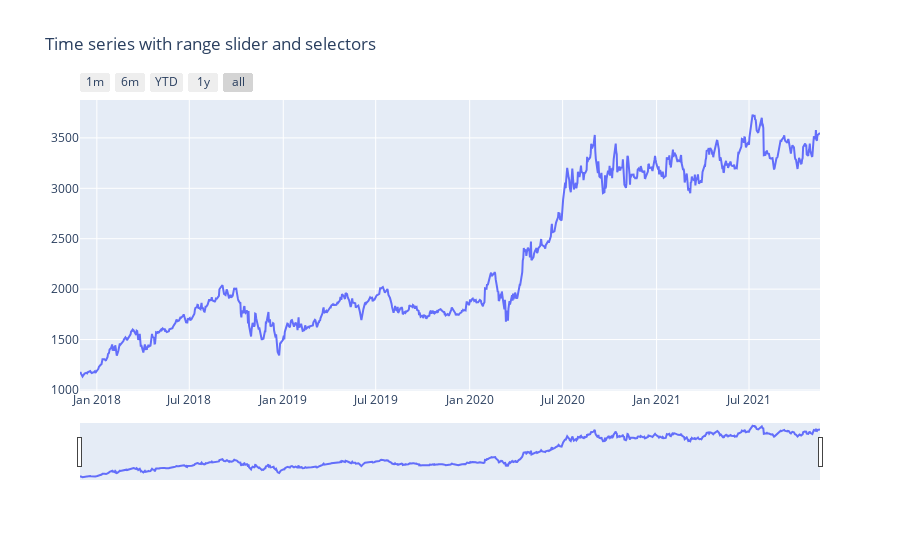

The code cell stored with this chart in its notebook:
### Markdown cell above
## TIME SERIES PLOTTING

### Code cell
import plotly.graph_objects as go
# Create figure
fig = go.Figure()

fig.add_trace(
    go.Scatter(x=list(df_price_stock_1.index), y=list(df_price_stock_1["AMZN"]["close"])))

# Set title
fig.update_layout(
    title_text="Time series with range slider and selectors"
)

# Add range slider
fig.update_layout(
    xaxis=dict(
        rangeselector=dict(
            buttons=list([
                dict(count=1,
                     label="1m",
                     step="month",
                     stepmode="backward"),
                dict(count=6,
                     label="6m",
                     step="month",
                     stepmode="backward"),
                dict(count=1,
                     label="YTD",
                     step="year",
                     stepmode="todate"),
                dict(count=1,
                     label="1y",
                     step="year",
                     stepmode="backward"),
                dict(step="all")
            ])
        ),
        rangeslider=dict(
            visible=True
        ),
        type="date"
    )
)

fig.show(height=1000)

### Figure 1 — Plotly figure (JSON) as saved in the notebook; plotly's stock layout.template omitted (floating-point values rounded to 4 significant figures; data arrays with more than 128 entries replaced by an {"elided": "..."} marker saying what was removed)
{"data": [{"type": "scatter", "x": {"elided": "1000 str values"}, "y": {"elided": "1000 float values"}}], "layout": {"autosize": true, "title": {"text": "Time series with range slider and selectors"}, "xaxis": {"autorange": true, "range": ["2017-11-29", "2021-11-17"], "rangeselector": {"buttons": [{"count": 1, "label": "1m", "step": "month", "stepmode": "backward"}, {"count": 6, "label": "6m", "step": "month", "stepmode": "backward"}, {"count": 1, "label": "YTD", "step": "year", "stepmode": "todate"}, {"count": 1, "label": "1y", "step": "year", "stepmode": "backward"}, {"step": "all"}]}, "rangeslider": {"autorange": true, "range": ["2017-11-29", "2021-11-17"], "visible": true, "yaxis": {"_template": null, "rangemode": "match"}}, "type": "date"}, "yaxis": {"autorange": true, "range": [989.6, 3876.0], "type": "linear"}}}
